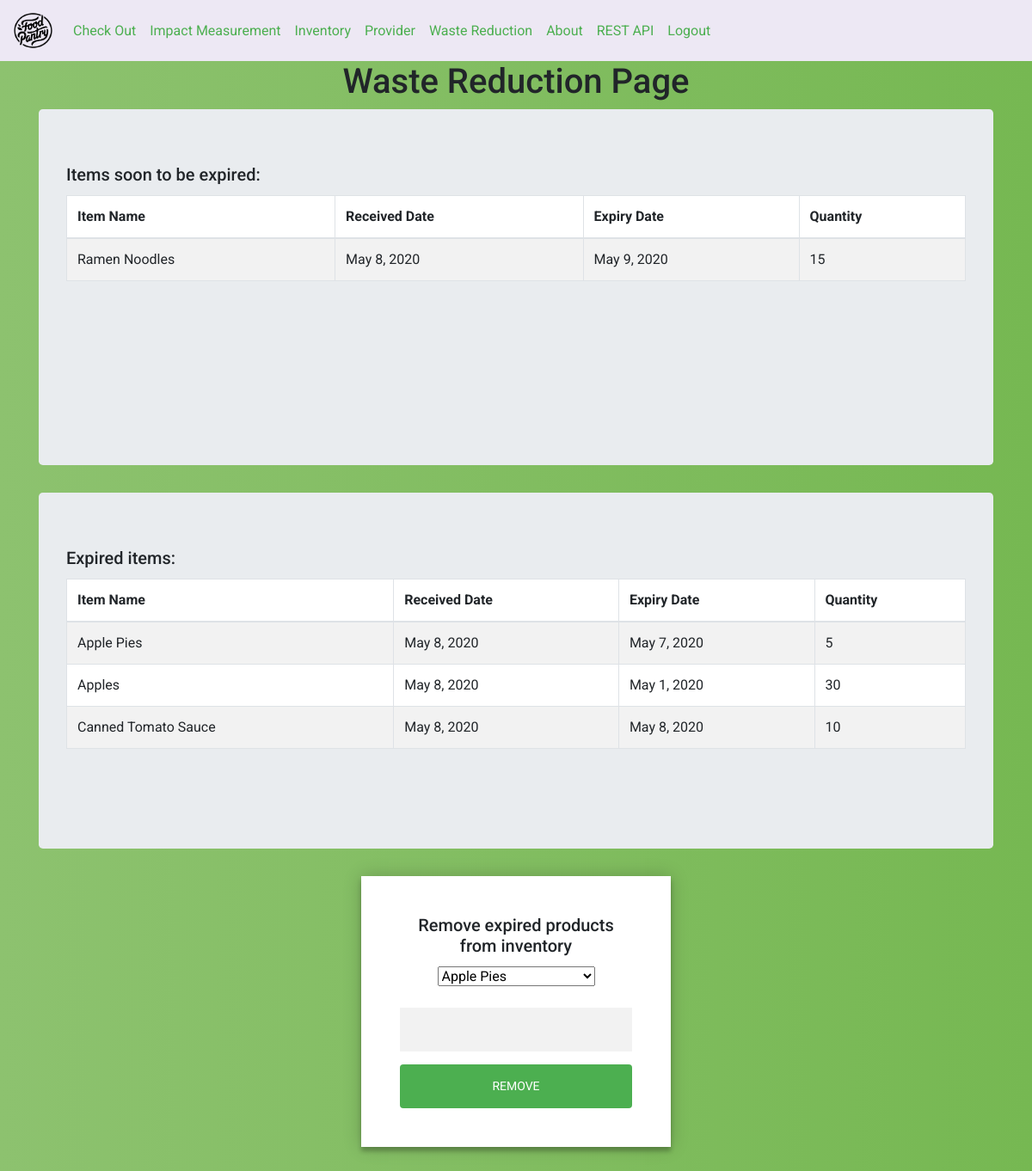
Page /waste/ (signed in) on the earlier database version.
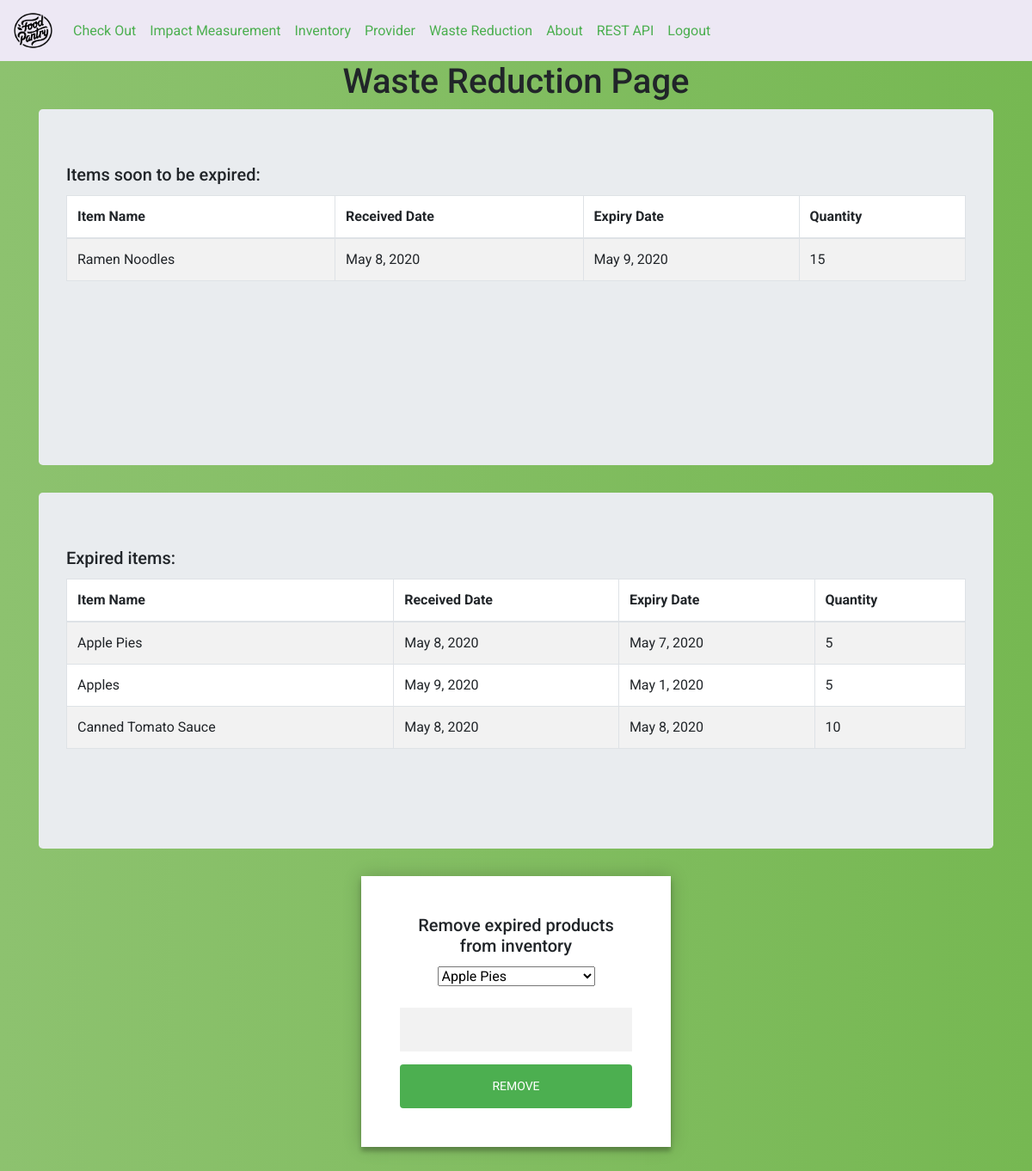
Same page on the later database version.
### inventory/models.py (models this page shows, shortened)
class inventory(models.Model):
     donor = models.ForeignKey(provider, on_delete=models.CASCADE,related_name='donor')
     name = models.CharField(max_length=100)
     registration_D = models.DateField(auto_now=True)
     expiry_D = models.DateField()
     price = models.FloatField()
     quantity =  models.PositiveIntegerField()

### waste_reduction/views.py (the view)
# urls.py: path('waste/', waste_reduction_views.waste_reduction, name='waste'),
@login_required(login_url='/login/')
def waste_reduction(request):
    ini_time_for_now = datetime.now().date()
    print("Initial date: ", str(ini_time_for_now))
    future_date_after_2days = ini_time_for_now + timedelta(days = 2)
    gotmyList = getmyList()
    waste_forms = waste_form()
    about_to_expire = []
    already_expired = []
    inventoryobjects = inventory.objects.all()
    for x in inventoryobjects:
        print(x.registration_D)
        if (x.expiry_D - ini_time_for_now).days <= 2 and (x.expiry_D - ini_time_for_now).days >= 0:
            about_to_expire.append(x)
        if (x.expiry_D - ini_time_for_now).days < 0:
            already_expired.append(x)
    page_data = {"expiring_soon" : about_to_expire, "already_expired":already_expired, "waste_forms":waste_forms}
    return render(request, "waste_reduction/waste.html", context=page_data)

### waste_reduction/forms.py
class waste_form(forms.Form):
    def __init__(self, *args, **kwargs):
        super(waste_form, self).__init__(*args, **kwargs)
        ini_time_for_now = datetime.now().date()
        inventoryobjects = inventory.objects.all()
        already_expired_chois = []
        for x in inventoryobjects:
            if (x.expiry_D - ini_time_for_now).days < 0:
                already_expired_chois.append((x.id, x.name))
        self.fields['item_name'] = forms.CharField(widget=forms.Select(choices=already_expired_chois) )
        self.fields['registration_D'] = forms.DateField(required=False)
        self.fields['expiry_D'] = forms.DateField(required=False)
        self.fields['price'] = forms.FloatField(required=False)
        self.fields['quantity'] =  forms.CharField(required=False)
        self.fields['donor'] = forms.CharField(max_length=100, required=False)

### waste_reduction/views.py (called while the page is built)
def getmyList():
    ini_time_for_now = datetime.now().date()
    inventoryobjects = inventory.objects.all()
    already_expired_chois = []
    for x in inventoryobjects:
        if (x.expiry_D - ini_time_for_now).days < 0:
            already_expired_chois.append((x.id, x.name))
    return already_expired_chois

### templates/waste_reduction/waste.html (shortened to what this page needs)
<!DOCTYPE html>
<html>
<head>
	{% include "dashboard/shared_links.html" %}
</head>
<body>
	{% include "dashboard/navigation_bar.html" %}
<h1>Waste Reduction Page</h1>
<div class="container">
	<div class="jumbotron">
    <h5 class="card-title">Items soon to be expired:</h5>
		<div class="table-wrapper-scroll-y my-custom-scrollbar">
<table bgcolor="white" class="table table-bordered table-striped mb-0">
  <thead>
    <tr>
      <th scope="col">Item Name</th>
      <th scope="col">Received Date</th>
      <th scope="col">Expiry Date</th>
	  <th scope="col">Quantity</th>
    </tr>
  </thead>
  <tbody>
{% for each in expiring_soon %}
    <tr>
    				<td>{{each.name}}</td>
					<td>{{each.registration_D}}</td>
					<td>{{each.expiry_D}}</td>
					<td>{{each.quantity}}</td>
    	</tr>
		 		{% endfor %}
  </tbody>
</table>
	</div>
</div>
</div>
<div class="container">
	<div class="jumbotron">
    <h5 class="card-title">Expired items:</h5>
		<div class="table-wrapper-scroll-y my-custom-scrollbar">
<table bgcolor="white" class="table table-bordered table-striped mb-0">
  <thead>
    <tr>
      <th scope="col">Item Name</th>
      <th scope="col">Received Date</th>
      <th scope="col">Expiry Date</th>
	  <th scope="col">Quantity</th>
    </tr>
  </thead>
  <tbody>
{% for each in already_expired %}
    <tr>
    				<td>{{each.name}}</td>
					<td>{{each.registration_D}}</td>
					<td>{{each.expiry_D}}</td>
					<td>{{each.quantity}}</td>
    	</tr>
		 		{% endfor %}
  </tbody>
</table>
	</div>
</div>
</div>
<div class="form">
  <h5 class="card-title">Remove expired products from inventory</h5>
  <form method="POST" action="/waste_remove/">
    {{waste_forms.item_name}}
<br>
<br>
    {{waste_forms.quantity}}
    <button type="submit" class="btn btn-info">Remove</button>
  </form>
</div>
</body>
</html>

Differences in the rows shown:
changed inventory "Apples": registration_D "May 8, 2020" → "May 9, 2020"; quantity "30" → "5"
